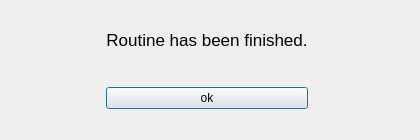
<?xml version="1.0" encoding="UTF-8"?>
<ui version="4.0">
 <class>Dialog</class>
 <widget class="QDialog" name="Dialog">
  <property name="windowModality">
   <enum>Qt::WindowModal</enum>
  </property>
  <property name="geometry">
   <rect>
    <x>0</x>
    <y>0</y>
    <width>420</width>
    <height>140</height>
   </rect>
  </property>
  <property name="minimumSize">
   <size>
    <width>420</width>
    <height>140</height>
   </size>
  </property>
  <property name="maximumSize">
   <size>
    <width>420</width>
    <height>140</height>
   </size>
  </property>
  <property name="windowTitle">
   <string>Success</string>
  </property>
  <property name="windowOpacity">
   <double>0.800000000000000</double>
  </property>
  <property name="sizeGripEnabled">
   <bool>false</bool>
  </property>
  <widget class="QWidget" name="gridLayoutWidget">
   <property name="geometry">
    <rect>
     <x>-9</x>
     <y>-1</y>
     <width>431</width>
     <height>141</height>
    </rect>
   </property>
   <layout class="QGridLayout" name="gridLayout_2">
    <item row="4" column="1">
     <spacer name="verticalSpacer_2">
      <property name="orientation">
       <enum>Qt::Vertical</enum>
      </property>
      <property name="sizeHint" stdset="0">
       <size>
        <width>20</width>
        <height>40</height>
       </size>
      </property>
     </spacer>
    </item>
    <item row="3" column="1">
     <widget class="QPushButton" name="button_success">
      <property name="text">
       <string>ok</string>
      </property>
     </widget>
    </item>
    <item row="1" column="2">
     <spacer name="horizontalSpacer_2">
      <property name="orientation">
       <enum>Qt::Horizontal</enum>
      </property>
      <property name="sizeHint" stdset="0">
       <size>
        <width>40</width>
        <height>20</height>
       </size>
      </property>
     </spacer>
    </item>
    <item row="1" column="0">
     <spacer name="horizontalSpacer">
      <property name="orientation">
       <enum>Qt::Horizontal</enum>
      </property>
      <property name="sizeHint" stdset="0">
       <size>
        <width>40</width>
        <height>20</height>
       </size>
      </property>
     </spacer>
    </item>
    <item row="1" column="1">
     <widget class="QLabel" name="label">
      <property name="font">
       <font>
        <pointsize>13</pointsize>
       </font>
      </property>
      <property name="text">
       <string>Routine has been finished.</string>
      </property>
      <property name="alignment">
       <set>Qt::AlignCenter</set>
      </property>
     </widget>
    </item>
    <item row="0" column="1">
     <spacer name="verticalSpacer">
      <property name="orientation">
       <enum>Qt::Vertical</enum>
      </property>
      <property name="sizeHint" stdset="0">
       <size>
        <width>20</width>
        <height>40</height>
       </size>
      </property>
     </spacer>
    </item>
    <item row="2" column="1">
     <spacer name="verticalSpacer_3">
      <property name="orientation">
       <enum>Qt::Vertical</enum>
      </property>
      <property name="sizeHint" stdset="0">
       <size>
        <width>20</width>
        <height>40</height>
       </size>
      </property>
     </spacer>
    </item>
   </layout>
  </widget>
 </widget>
 <resources/>
 <connections>
  <connection>
   <sender>button_success</sender>
   <signal>clicked()</signal>
   <receiver>Dialog</receiver>
   <slot>close()</slot>
   <hints>
    <hint type="sourcelabel">
     <x>205</x>
     <y>85</y>
    </hint>
    <hint type="destinationlabel">
     <x>209</x>
     <y>69</y>
    </hint>
   </hints>
  </connection>
 </connections>
</ui>
